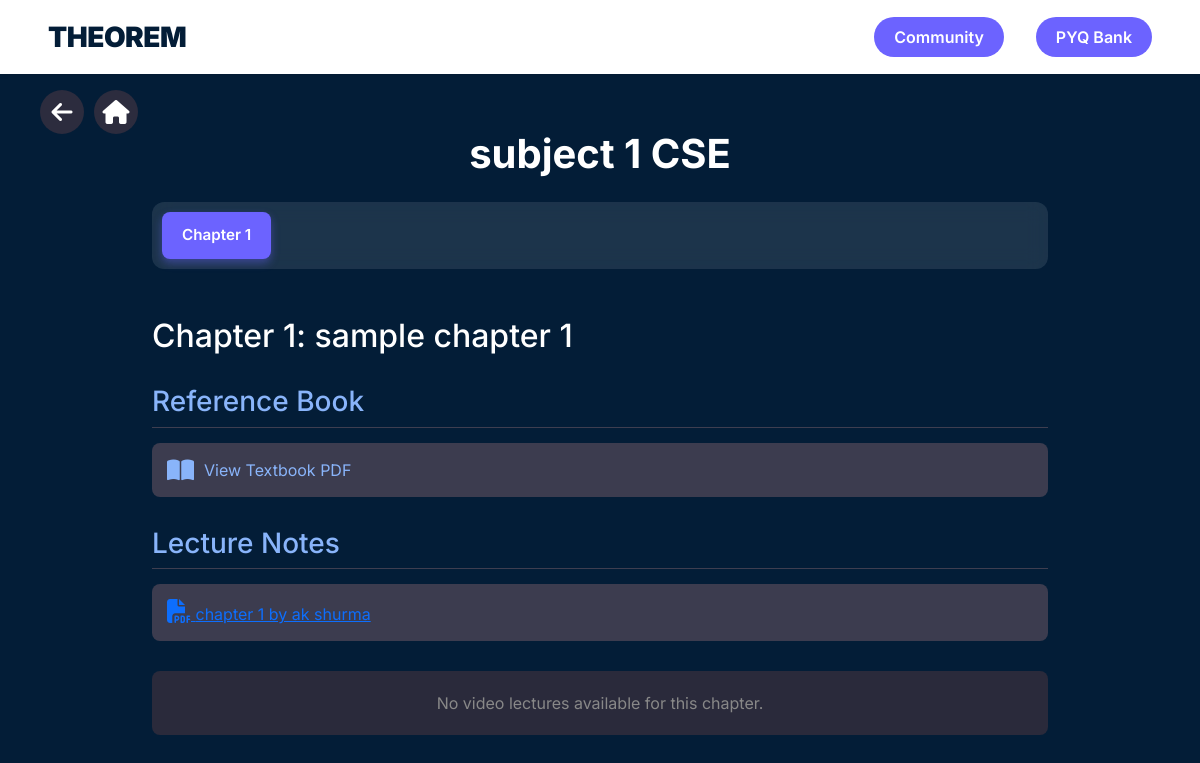
/students/subject_detail/3/, run on the app's committed database.
### students/models.py (models this page shows, shortened)
class Subject(models.Model):
    name = models.CharField(max_length=100)
    major = models.ForeignKey(Major, on_delete=models.CASCADE)
    semester = models.IntegerField()
    description = models.TextField()

class Chapter(models.Model):
    subject = models.ForeignKey(Subject, on_delete=models.CASCADE, related_name="chapters")
    name = models.CharField(max_length=200)
    chapter_number = models.IntegerField()
    book_pdf = models.FileField(upload_to='chapter_books/', blank=True, null=True)

class PDFNote(models.Model):
    chapter = models.ForeignKey(Chapter, on_delete=models.CASCADE, related_name="pdf_notes")
    title = models.CharField(max_length=200)
    pdf_file = models.FileField(upload_to='notes_pdfs/')
    uploaded_at = models.DateTimeField(auto_now_add=True)

### students/views.py (the view)
# urls.py: path('subject_detail/<int:subject_id>/', views.subject_detail, name='subject_detail'),
def subject_detail(request, subject_id):
    subject = get_object_or_404(
        Subject.objects.prefetch_related('chapters__pdf_notes', 'chapters__youtube_links'),
        id=subject_id
    )
    chapters = subject.chapters.order_by('chapter_number')
    return render(request, 'students/subject_detail.html', {
        'subject': subject,
        'chapters': chapters
    })

### students/templates/students/subject_detail.html (shortened to what this page needs)
{% extends "students/layout.html" %}
{% block content %}
<div class="nav-icons" style="margin-top: 70px; padding: 0 20px; position: fixed; width: 100%; z-index: 1000;">
  <a href="javascript:history.back()" class="back-button" title="Go Back">
    <i class="fas fa-arrow-left"></i>
  </a>
  <a href="{% url 'home' %}" class="home-button" title="Go to Home">
    <i class="fas fa-home"></i>
  </a>
</div>
<div class="subject-container">
<h1 class="text-center my-4" style="color: white; font-weight: 700;">
    {{ subject.name }}
</h1>
<div class="chapter-nav mb-5">
  <div class="chapter-buttons d-flex flex-wrap gap-2">
    {% for chapter in chapters %}
      <button
        onclick="showChapter({{ chapter.chapter_number }})"
        class="chapter-btn {% if forloop.first %}active{% endif %}"
        aria-label="Chapter {{ chapter.chapter_number }}"
      >
        <span class="chapter-text">Chapter {{ chapter.chapter_number }}</span>
      </button>
    {% endfor %}
  </div>
</div>
  {% for chapter in chapters %}
    <div class="chapter-content"
         id="chapter-{{ chapter.chapter_number }}"
         style="display: {% if forloop.first %}block{% else %}none{% endif %};">
      <div class="chapter-box">
        <h2>Chapter {{ chapter.chapter_number }}: {{ chapter.name }}</h2>
        {% if chapter.book_pdf %}
        <div class="resource-section">
          <h3>Reference Book</h3>
          <div class="book-pdf">
            <a href="{{ chapter.book_pdf.url }}" target="_blank" class="resource-card">
              <i class="fas fa-book-open"></i>
              <span>View Textbook PDF</span>
            </a>
          </div>
        </div>
        {% endif %}
        {% if chapter.pdf_notes.all %}
        <div class="resource-section">
          <h3>Lecture Notes</h3>
          <div class="pdf-grid">
            {% for pdf in chapter.pdf_notes.all %}
              <div class="resource-card">
                <a href="{{ pdf.pdf_file.url }}" target="_blank">
                  <i class="fas fa-file-pdf"></i>
                  <span>{{ pdf.title }}</span>
                </a>
              </div>
            {% endfor %}
          </div>
        </div>
        {% else %}
          <p class="no-resource">No PDF notes available for this chapter.</p>
        {% endif %}
        {% if chapter.youtube_links.all %}
        <div class="resource-section">
          <h3>Video Lectures</h3>
          <div class="video-grid">
            {% for video in chapter.youtube_links.all %}
              <div class="video-card">
                <a href="#" onclick="showVideoModal('{{ video.url }}', '{{ video.title }}')">
                  <img src="{{ video.thumbnail }}" alt="{{ video.title }}">
                  <div class="video-title">{{ video.title }}</div>
                  <div class="play-button"><i class="fas fa-play"></i></div>
                </a>
              </div>
            {% endfor %}
          </div>
        </div>
        {% else %}
          <p class="no-resource">No video lectures available for this chapter.</p>
        {% endif %}
      </div>
    </div>
  {% endfor %}
</div>
<link rel="stylesheet" href="https://cdnjs.cloudflare.com/ajax/libs/font-awesome/6.5.0/css/all.min.css">
{% endblock %}

### students/templates/students/layout.html (style rules this page uses)
body { margin: 0; font-family: 'Inter', sans-serif; background-color: #031d37; color: #212529; }
h1, h2 { color: #ffffff; }
:root { --primary-blue: #031d37; --accent-purple: #6c63ff; --dark-bg: #1a1a2e; --light-bg: #f8f9fa; }

### students/templates/students/subject_detail.html (style rules this page uses)
.nav-icons { position: absolute; top: 20px; left: 20px; z-index: 10; display: flex; gap: 10px; }
.back-button, .home-button { color: #ffffff; font-size: 24px; background-color: #2c2c3e; padding: 10px; border-radius: 50%; text-decoration: none; transition: background-color 0.3s, transform 0.3s; display: flex; align-items: center; justify-content: center; width: 44px; height: 44px; }
.chapter-buttons { padding: 10px; border-radius: 12px; background: rgba(255,255,255,0.1); backdrop-filter: blur(10px); }
.chapter-btn { border: none; padding: 12px 20px; border-radius: 8px; background: #f8f9fa; color: var(--primary-blue); font-weight: 600; cursor: pointer; transition: all 0.3s ease; display: flex; align-items: center; gap: 8px; position: relative; overflow: hidden; }
.chapter-btn.active { background: var(--accent-purple); color: white; box-shadow: 0 4px 8px rgba(108, 99, 255, 0.4); }
.chapter-text { font-size: 0.95em; }
.resource-section { margin: 30px 0; }
.resource-section h3 { color: #89b4fa; margin-bottom: 15px; border-bottom: 1px solid #3e3e50; padding-bottom: 8px; }
.resource-card { background-color: #3c3c4f; border-radius: 8px; padding: 15px; transition: transform 0.3s ease; display: flex; align-items: center; gap: 10px; color: #89b4fa; text-decoration: none; }
.resource-card i { font-size: 1.5em; }
.no-resource { color: #888; text-align: center; padding: 20px; background-color: #2a2a3b; border-radius: 8px; }

### data on the page
Subject: name "subject 1 CSE"
Chapter: chapter_number "1", name "sample chapter 1", shows "No video lectures available for this chapter."
PDFNote: title "chapter 1 by ak shurma"
